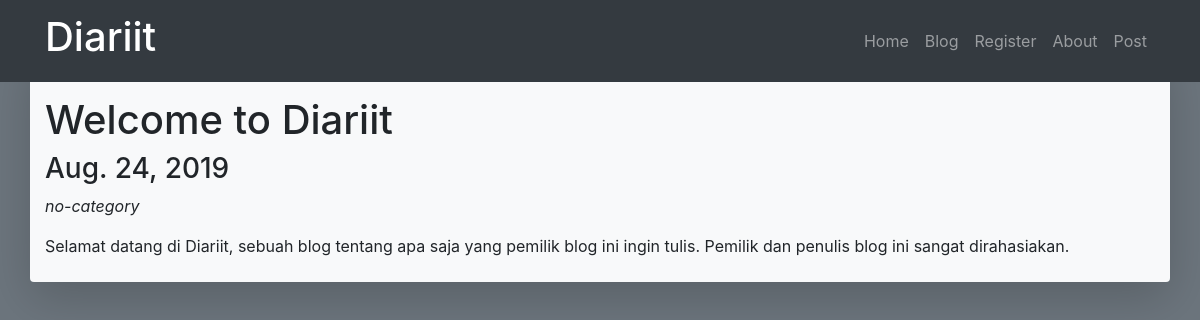
/blog/post/welcome-to-diariit, run on the app's committed database.
### blog/models.py (models this page shows, shortened)
class Post(models.Model):
    judul = models.CharField(
        max_length=200,
        validators=[
            clean_judul,
        ],
    )
    body = models.TextField()
    category = models.CharField(
        max_length=100,
        default='no-category',
        choices=(
            ('Blog','blog'),
            ('No-Category','no-category'),
            ('Jurnal','jurnal'),
            ('Berita','berita'),
        )
    )
    publish = models.DateField(auto_now_add=True)
    update = models.DateField(auto_now=True)
    slug = models.SlugField()

### blog/views.py (the view)
# urls.py: re_path(r'^post/(?P<slugInput>[\w-]+)', views.lihatPost, name='tampilPost'),
def lihatPost(request, slugInput):
    tampilPost = Post.objects.get(slug=slugInput)
    context= {
        'tampilkan':tampilPost,
    }
    return render(request, 'blog/lihatPost.html', context)

### blog/templates/blog/lihatPost.html (shortened to what this page needs)
{% extends 'base.html' %}
{% load static %}
{% block judulPage %}
    <h1>{{tampilkan.judul}}</h1>
    <h3>{{tampilkan.update}}</h3>
    <p><i>{{tampilkan.category}}</i></p>
{% endblock judulPage %}
{% block konten %}
    <p>{{tampilkan.body}}</p>
{% endblock konten %}

### data on the page
Post: judul "Welcome to Diariit", update "Aug. 24, 2019", category "no-category", body "Selamat datang di Diariit, sebuah blog tentang apa saja yang pemilik blog ini ingin tulis. Pemilik dan penulis blog ini sangat dirahasiakan."
